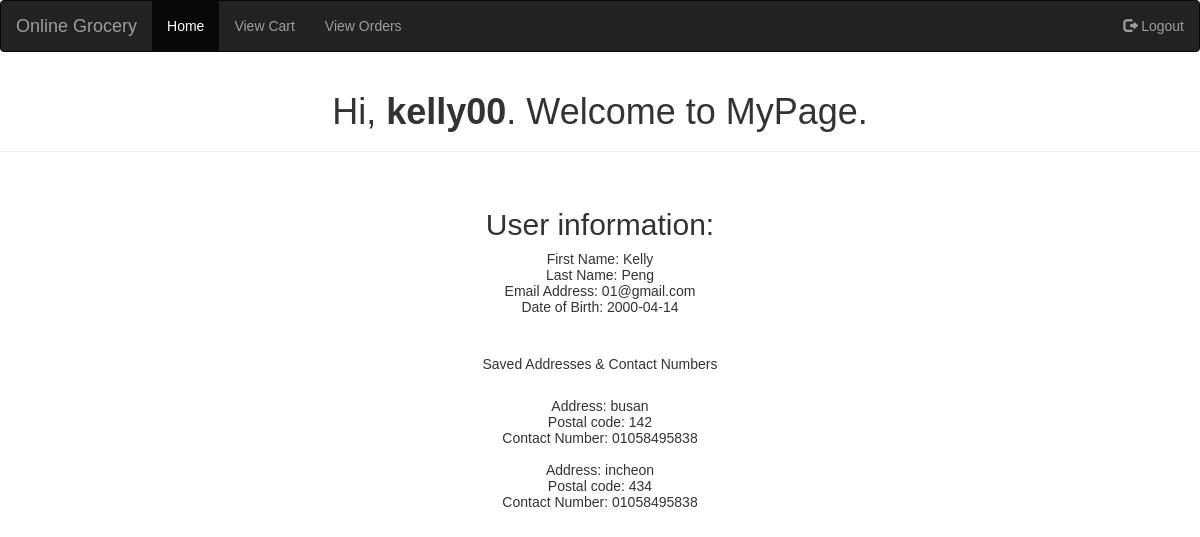
The app's page /welcome.php (signed in) with its own data.
### tables this page shows
CREATE TABLE User_Details (
  username VARCHAR(128) NOT NULL,  
  password VARCHAR(128) NOT NULL,
	first_name VARCHAR(128) NOT NULL,
	last_name VARCHAR(128) NOT NULL,
	email VARCHAR(128) NOT NULL,
  birthdate DATE,
  PRIMARY KEY (username)
);

CREATE TABLE User_Ordering (
  username VARCHAR(128),
  delivery_addr VARCHAR(512) NOT NULL,
  contact_number VARCHAR(128) NOT NULL,
  PRIMARY KEY (username, delivery_addr, contact_number),
  CONSTRAINT fk_user_ordering_username FOREIGN KEY (username) REFERENCES User_Details (username)
);

CREATE TABLE User_Address (
  delivery_addr VARCHAR(512) NOT NULL,
  postal_code INTEGER NOT NULL,
  PRIMARY KEY (delivery_addr)
);

### welcome.php (the view, shortened to what this page needs)
<?php
$conn = new mysqli(DB_SERVER, DB_USERNAME, DB_PASSWORD, DB_NAME);
?>
<!DOCTYPE html>
<html lang="en">
<head>
    <link rel="stylesheet" href="https://maxcdn.bootstrapcdn.com/bootstrap/3.4.1/css/bootstrap.min.css">
</head>
<body>
    <nav class="navbar navbar-inverse">
    <div class="container-fluid">
        <div class="navbar-header">
            <a class="navbar-brand" href="index.php">Online Grocery</a>
        </div>
        <ul class="nav navbar-nav">
            <li class="active"><a href="index.php">Home</a></li>
            <li><a href="cart.php">View Cart</a></li>
            <li><a href="orders.php">View Orders</a></li>
        </ul>
        <ul class="nav navbar-nav navbar-right">
            <li><a href="logout.php"><span class="glyphicon glyphicon-log-out"></span> Logout</a></li>
        </ul>
    </div>
    </nav>
    <div class="page-header">
        <h1>Hi, <b><?php echo htmlspecialchars($_SESSION["username"]); ?></b>. Welcome to MyPage.</h1>
    </div>
  <br><h2>User information: </h2>
    <p>
        <?php
            $username = $_SESSION["username"];
            $result = mysqli_query($conn, "SELECT * From User_Details WHERE username='$username'");
            $resultCheck = mysqli_num_rows($result);
            if ($resultCheck > 0) {
                while ($row = mysqli_fetch_array($result)) {
                    echo 'First Name: '   . $row['first_name']   . '<br>';
                    echo 'Last Name: '    . $row['last_name']    . '<br>';
                    echo 'Email Address: '    . $row['email']    . '<br>';
                    echo 'Date of Birth: '    . $row['birthdate']    . '<br>';
                }
            }
            echo "<br><br><h5>Saved Addresses & Contact Numbers</h5>";
            $username = $_SESSION["username"];
            $result1 = mysqli_query($conn, "SELECT * From User_Ordering WHERE username='$username'");
            $resultCheck = mysqli_num_rows($result1);
            if ($resultCheck > 0) {
                while ($row = mysqli_fetch_array($result1)) {
                    $delivery_addr = $row['delivery_addr'];
                    $result2 = mysqli_query($conn, "SELECT * From User_Address WHERE delivery_addr= '$delivery_addr'");
                    $row2 = mysqli_fetch_array($result2);
                    echo '<br>Address: '   . $row['delivery_addr']   . '<br>';
                    echo 'Postal code: '   . $row2['postal_code']   . '<br>';
                    echo 'Contact Number: '    . $row['contact_number']    . '<br>';
                }
            }
        ?>
    </p>
</body>
</html>

### welcome.php (style rules this page uses)
body { font: 14px sans-serif; text-align: center; }

### records on screen
user_details: first_name "Kelly", last_name "Peng", email "01@gmail.com", birthdate "2000-04-14"
user_ordering: delivery_addr "busan", user_address.postal_code "142", contact_number "01058495838"
user_ordering: delivery_addr "incheon", user_address.postal_code "434", contact_number "01058495838"

### other values on screen
$_SESSION["username"] "kelly00"
